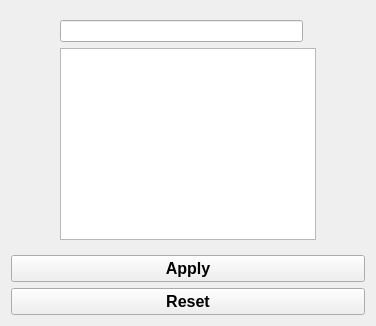
           <widget class="QWidget" name="tab_7">
            <attribute name="title">
             <string>Modulation</string>
            </attribute>
            <layout class="QVBoxLayout" name="verticalLayout_12">
             <item>
              <layout class="QHBoxLayout" name="horizontalLayout_27">
               <item>
                <spacer name="horizontalSpacer_3">
                 <property name="orientation">
                  <enum>Qt::Horizontal</enum>
                 </property>
                 <property name="sizeHint" stdset="0">
                  <size>
                   <width>40</width>
                   <height>20</height>
                  </size>
                 </property>
                </spacer>
               </item>
               <item>
                <widget class="QWidget" name="widget_2" native="true">
                 <layout class="QGridLayout" name="gridLayout_9">
                  <item row="0" column="0">
                   <widget class="QLineEdit" name="search_bar_modulation">
                    <property name="sizePolicy">
                     <sizepolicy hsizetype="Expanding" vsizetype="Fixed">
                      <horstretch>0</horstretch>
                      <verstretch>0</verstretch>
                     </sizepolicy>
                    </property>
                   </widget>
                  </item>
                  <item row="0" column="1">
                   <widget class="QLabel" name="label_2">
                    <property name="sizePolicy">
                     <sizepolicy hsizetype="Fixed" vsizetype="Fixed">
                      <horstretch>0</horstretch>
                      <verstretch>0</verstretch>
                     </sizepolicy>
                    </property>
                    <property name="maximumSize">
                     <size>
                      <width>20</width>
                      <height>20</height>
                     </size>
                    </property>
                    <property name="baseSize">
                     <size>
                      <width>20</width>
                      <height>20</height>
                     </size>
                    </property>
                    <property name="text">
                     <string/>
                    </property>
                    <property name="pixmap">
                     <pixmap>icons_imgs/search_icon.png</pixmap>
                    </property>
                    <property name="scaledContents">
                     <bool>true</bool>
                    </property>
                    <property name="alignment">
                     <set>Qt::AlignCenter</set>
                    </property>
                   </widget>
                  </item>
                  <item row="1" column="0" colspan="2">
                   <widget class="QListWidget" name="modulation_list">
                    <property name="font">
                     <font>
                      <pointsize>12</pointsize>
                      <weight>75</weight>
                      <bold>true</bold>
                     </font>
                    </property>
                    <property name="editTriggers">
                     <set>QAbstractItemView::NoEditTriggers</set>
                    </property>
                    <property name="selectionMode">
                     <enum>QAbstractItemView::MultiSelection</enum>
                    </property>
                   </widget>
                  </item>
                 </layout>
                </widget>
               </item>
               <item>
                <spacer name="horizontalSpacer_4">
                 <property name="orientation">
                  <enum>Qt::Horizontal</enum>
                 </property>
                 <property name="sizeHint" stdset="0">
                  <size>
                   <width>40</width>
                   <height>20</height>
                  </size>
                 </property>
                </spacer>
               </item>
              </layout>
             </item>
             <item>
              <widget class="QPushButton" name="apply_remove_modulation_filter_btn">
               <property name="font">
                <font>
                 <pointsize>12</pointsize>
                 <weight>75</weight>
                 <bold>true</bold>
                </font>
               </property>
               <property name="text">
                <string>Apply</string>
               </property>
              </widget>
             </item>
             <item>
              <widget class="QPushButton" name="reset_modulation_filters_btn">
               <property name="font">
                <font>
                 <pointsize>12</pointsize>
                 <weight>75</weight>
                 <bold>true</bold>
                </font>
               </property>
               <property name="text">
                <string>Reset</string>
               </property>
              </widget>
             </item>
            </layout>
           </widget>
